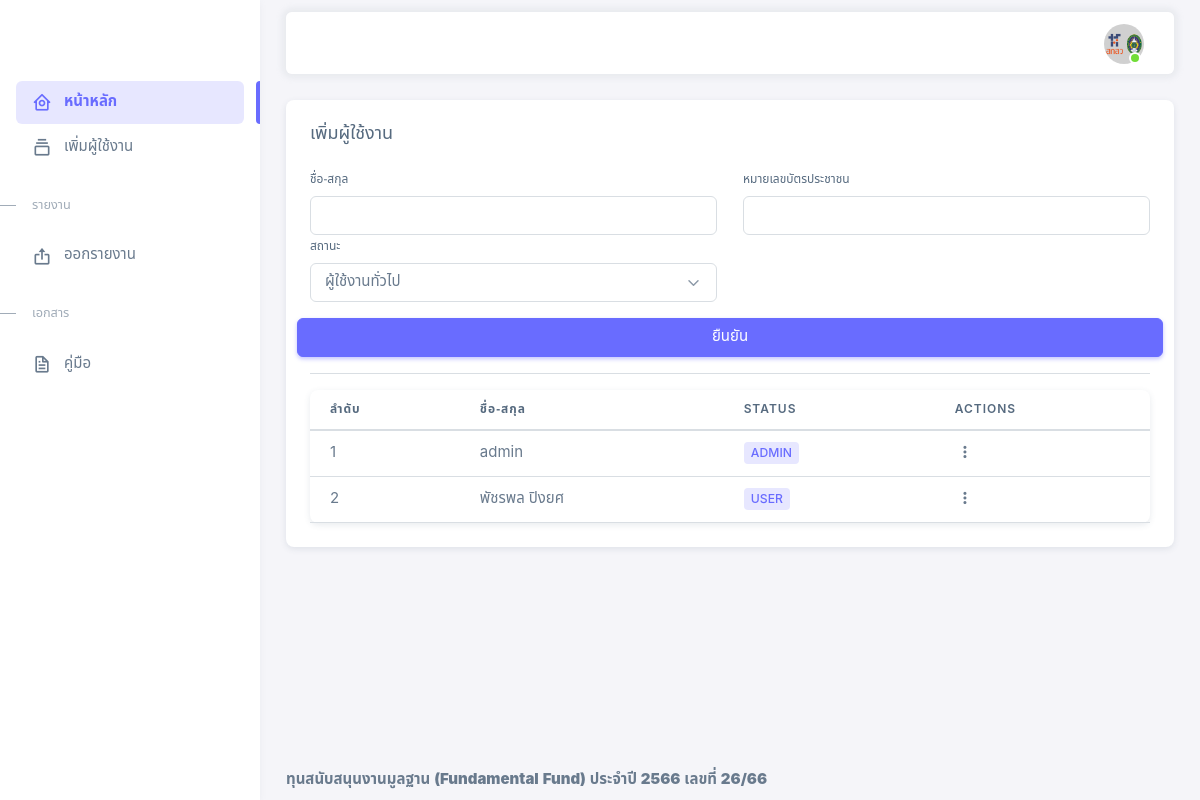
The page /support/register.php (signed in) on the database its author committed.
### tables this page shows
CREATE TABLE `users` (
  `id` int(11) NOT NULL,
  `fullname` varchar(255) NOT NULL,
  `password` varchar(255) NOT NULL,
  `urole` varchar(255) NOT NULL,
  `created_at` timestamp NOT NULL DEFAULT current_timestamp() ON UPDATE current_timestamp()
);

### support/register.php (the view, shortened to what this page needs)
<!DOCTYPE html>
<html lang="en" class="light-style layout-menu-fixed" dir="ltr" data-theme="theme-default" data-assets-path="../assets/" data-template="vertical-menu-template-free">
<?php
include('support_cont/head.php');
?>
<body>
    <div class="layout-wrapper layout-content-navbar">
        <div class="layout-container">
            <?php
            include('support_cont/aside.php');
            ?>
            <div class="layout-page">
                <?php
                include('support_cont/nav.php');
                ?>
                <div class="content-wrapper">
                    <div class="container-xxl flex-grow-1 container-p-y">
                        <div class="col-xl">
                            <div class="card mb-4">
                                <div class="card-header d-flex justify-content-between align-items-center">
                                    <h5 class="mb-0">เพิ่มผู้ใช้งาน</h5>
                                </div>
                                <div class="card-body">
                                    <form method="post">
                                        <div class="row">
                                            <div class="col-lg-6 col-md-6 col-12">
                                                <label class="form-label" for="fullname">ชื่อ-สกุล</label>
                                                <input type="text" name="fullname" class="form-control" required />
                                            </div>
                                            <div class="col-lg-6 col-md-6 col-12">
                                                <label class="form-label" for="password">หมายเลขบัตรประชาชน</label>
                                                <input type="number" class="form-control" name="password" required />
                                            </div>
                                            <div class="col-lg-6 col-md-6 col-12">
                                                <label class="form-label" for="urole">สถานะ</label>
                                                <select name="urole" class="form-select color-dropdown" required>
                                                    <option value="user" selected>ผู้ใช้งานทั่วไป</option>
                                                </select>
                                            </div>
                                            <button type="submit" class="btn btn-primary">ยืนยัน</button>
                                        </div>
                                    </form>
                                    <?php
                                    require_once 'support_cont/connect.php';
                                    ?>
                                    <hr>
                                    <div class="card">
                                        <div class="table-responsive text-nowrap">
                                            <table class="table">
                                                <thead>
                                                    <tr>
                                                        <th>ลำดับ</th>
                                                        <th>ชื่อ-สกุล</th>
                                                        <th>Status</th>
                                                        <th>Actions</th>
                                                    </tr>
                                                </thead>
                                                <tbody class="table-border-bottom-0">
                                                    <?php
                                                    $stmt = $conn->prepare("SELECT * FROM users");
                                                    $stmt->execute();
                                                    $result = $stmt->fetchAll();
                                                    $countrow = 1;
                                                    foreach ($result as $t1) {
                                                    ?>
                                                        <tr>
                                                            <td><?= $countrow ?></td>
                                                            <td><?= $t1['fullname']; ?></td>
                                                            <td><span class="badge bg-label-primary me-1"><?= $t1['urole']; ?></span></td>
                                                            <td>
                                                                <div class="dropdown">
                                                                    <button type="button" class="btn p-0 dropdown-toggle hide-arrow" data-bs-toggle="dropdown">
                                                                        <i class="bx bx-dots-vertical-rounded"></i>
                                                                    </button>
                                                                </div>
                                                            </td>
                                                        </tr>
                                                        <link rel="stylesheet" href="https://cdnjs.cloudflare.com/ajax/libs/sweetalert/1.1.3/sweetalert.css">
                                                    <?php $countrow++;
                                                    }
                                                    ?>
                                                </tbody>
                                            </table>
                                        </div>
                                    </div>
                                </div>
                            </div>
                        </div>
                    </div>
                </div>
                <?php
                include('support_cont/footer.php');
                ?>
            </div>
        </div>
    </div>
</body>
</html>

### rows shown on the page
users: fullname "admin", urole "ADMIN"
users: fullname "พัชรพล ปิงยศ", urole "USER"
